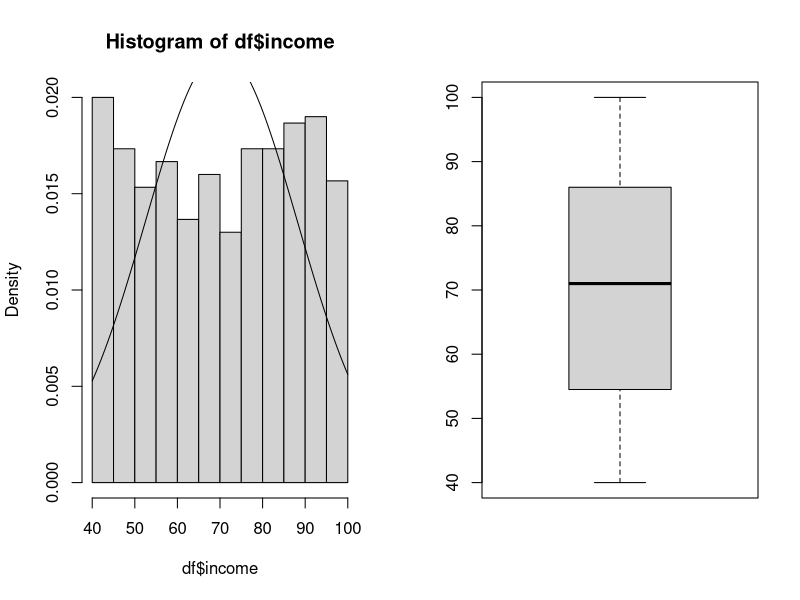

Source code (R):
#Licensed under the Apache License, Version 2.0 (the "License");
# you may not use this file except in compliance with the License.
# You may obtain a copy of the License at
#
# https://www.apache.org/licenses/LICENSE-2.0
#
# Unless required by applicable law or agreed to in writing, software
# distributed under the License is distributed on an "AS IS" BASIS,
# WITHOUT WARRANTIES OR CONDITIONS OF ANY KIND, either express or implied.
# See the License for the specific language governing permissions and
# limitations under the License.

#Getting data to dataframe
library(readr)
library(car)
library(ggplot2)

# Directory path
dir <- "path"

# Set working directory
setwd(dir)

df <- read_csv("incomes.csv")
View(df)
attach(df)


# Rename columns in dataset
colnames(df) <- c('order','category','sex','income')

# Format variables
df$order <- as.numeric(df$order)
df$category <- as.factor(df$category)
df$sex <- as.factor(df$sex)
df$income <- as.numeric(df$income)

# Display income distribuition chart (histogram)
win.graph()
par(mfrow=c(1,2))
hist(df$income,freq = F)
curve(dnorm(x,mean(df$income),sd(df$income)),add=T)
shapiro.test(df$income)


#  Display income distribuition Boxplot 
boxplot(df$income)

# split data set by sex
m = df[sex="M"]
f = df[sex="F"]

# Testing hypothesis at a 95% confidence level, that male staff income are similarly to female staff
t.test(m[,"income"],f[,"income"],conf.level = 0.95)

# Parametric test for income 
df2 <- cbind(m[,"income"],f[,"income"])

# Chi-square test
chisq.test(df2)

# Testing hypothesis at a 95% confidence level, that male staff income are similarly to female staff

#Anova test
mdl <- aov(formula = income ~ category, data = df)

# Print result
mdl

# Print summary
summary(mdl)

# ================Let's check if some assumptions are met=====================
# Homogeneity
leveneTest(income ~ category, data = df)

# Normality of residues
shapiro.test(resid(mdl))

# Pair-wise comparison of averages
TukeyHSD(mdl)


# Non parametric test for income  
kruskal.test(category, income, data = df, conf.level = 0.95)
